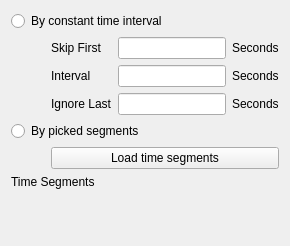
            <widget class="QWidget" name="tab_chop">
             <attribute name="title">
              <string>Time Segments</string>
             </attribute>
             <layout class="QVBoxLayout" name="verticalLayout_28">
              <item>
               <widget class="QRadioButton" name="radioButton_chopContantDeltaT">
                <property name="text">
                 <string>By constant time interval</string>
                </property>
               </widget>
              </item>
              <item>
               <layout class="QGridLayout" name="gridLayout_16">
                <item row="0" column="3">
                 <widget class="QLabel" name="label_3">
                  <property name="sizePolicy">
                   <sizepolicy hsizetype="Fixed" vsizetype="Preferred">
                    <horstretch>0</horstretch>
                    <verstretch>0</verstretch>
                   </sizepolicy>
                  </property>
                  <property name="text">
                   <string>Seconds</string>
                  </property>
                 </widget>
                </item>
                <item row="0" column="1">
                 <widget class="QLabel" name="label">
                  <property name="text">
                   <string>Skip First</string>
                  </property>
                 </widget>
                </item>
                <item row="1" column="3">
                 <widget class="QLabel" name="label_8">
                  <property name="sizePolicy">
                   <sizepolicy hsizetype="Fixed" vsizetype="Preferred">
                    <horstretch>0</horstretch>
                    <verstretch>0</verstretch>
                   </sizepolicy>
                  </property>
                  <property name="text">
                   <string>Seconds</string>
                  </property>
                 </widget>
                </item>
                <item row="1" column="1">
                 <widget class="QLabel" name="label_9">
                  <property name="text">
                   <string>Interval</string>
                  </property>
                 </widget>
                </item>
                <item row="0" column="2">
                 <widget class="QLineEdit" name="lineEdit_chopTimeSegStartTime">
                  <property name="sizePolicy">
                   <sizepolicy hsizetype="Preferred" vsizetype="Fixed">
                    <horstretch>0</horstretch>
                    <verstretch>0</verstretch>
                   </sizepolicy>
                  </property>
                 </widget>
                </item>
                <item row="1" column="2">
                 <widget class="QLineEdit" name="lineEdit_chopTimeSegInterval"/>
                </item>
                <item row="2" column="1">
                 <widget class="QLabel" name="label_10">
                  <property name="text">
                   <string>Ignore Last</string>
                  </property>
                 </widget>
                </item>
                <item row="2" column="2">
                 <widget class="QLineEdit" name="lineEdit_chopTimeSegStopTime"/>
                </item>
                <item row="2" column="3">
                 <widget class="QLabel" name="label_11">
                  <property name="sizePolicy">
                   <sizepolicy hsizetype="Fixed" vsizetype="Preferred">
                    <horstretch>0</horstretch>
                    <verstretch>0</verstretch>
                   </sizepolicy>
                  </property>
                  <property name="text">
                   <string>Seconds</string>
                  </property>
                 </widget>
                </item>
                <item row="0" column="0">
                 <spacer name="horizontalSpacer_8">
                  <property name="orientation">
                   <enum>Qt::Horizontal</enum>
                  </property>
                  <property name="sizeType">
                   <enum>QSizePolicy::Preferred</enum>
                  </property>
                  <property name="sizeHint" stdset="0">
                   <size>
                    <width>40</width>
                    <height>20</height>
                   </size>
                  </property>
                 </spacer>
                </item>
               </layout>
              </item>
              <item>
               <widget class="QRadioButton" name="radioButton_chopByTimeSegments">
                <property name="text">
                 <string>By picked segments</string>
                </property>
               </widget>
              </item>
              <item>
               <layout class="QGridLayout" name="gridLayout_20">
                <item row="0" column="1">
                 <widget class="QPushButton" name="pushButton_loadTimeSegmentsFile">
                  <property name="sizePolicy">
                   <sizepolicy hsizetype="Expanding" vsizetype="Fixed">
                    <horstretch>0</horstretch>
                    <verstretch>0</verstretch>
                   </sizepolicy>
                  </property>
                  <property name="text">
                   <string>Load time segments</string>
                  </property>
                 </widget>
                </item>
                <item row="0" column="0">
                 <spacer name="horizontalSpacer_9">
                  <property name="orientation">
                   <enum>Qt::Horizontal</enum>
                  </property>
                  <property name="sizeType">
                   <enum>QSizePolicy::Preferred</enum>
                  </property>
                  <property name="sizeHint" stdset="0">
                   <size>
                    <width>40</width>
                    <height>20</height>
                   </size>
                  </property>
                 </spacer>
                </item>
               </layout>
              </item>
              <item>
               <widget class="QLabel" name="label_timeSegments">
                <property name="text">
                 <string>Time Segments</string>
                </property>
               </widget>
              </item>
              <item>
<widget class="QFrame" name="frame_tableWidget_timeSegment"/>
              </item>
              <item>
               <spacer name="verticalSpacer_4">
                <property name="orientation">
                 <enum>Qt::Vertical</enum>
                </property>
                <property name="sizeType">
                 <enum>QSizePolicy::Preferred</enum>
                </property>
                <property name="sizeHint" stdset="0">
                 <size>
                  <width>20</width>
                  <height>40</height>
                 </size>
                </property>
               </spacer>
              </item>
             </layout>
            </widget>
